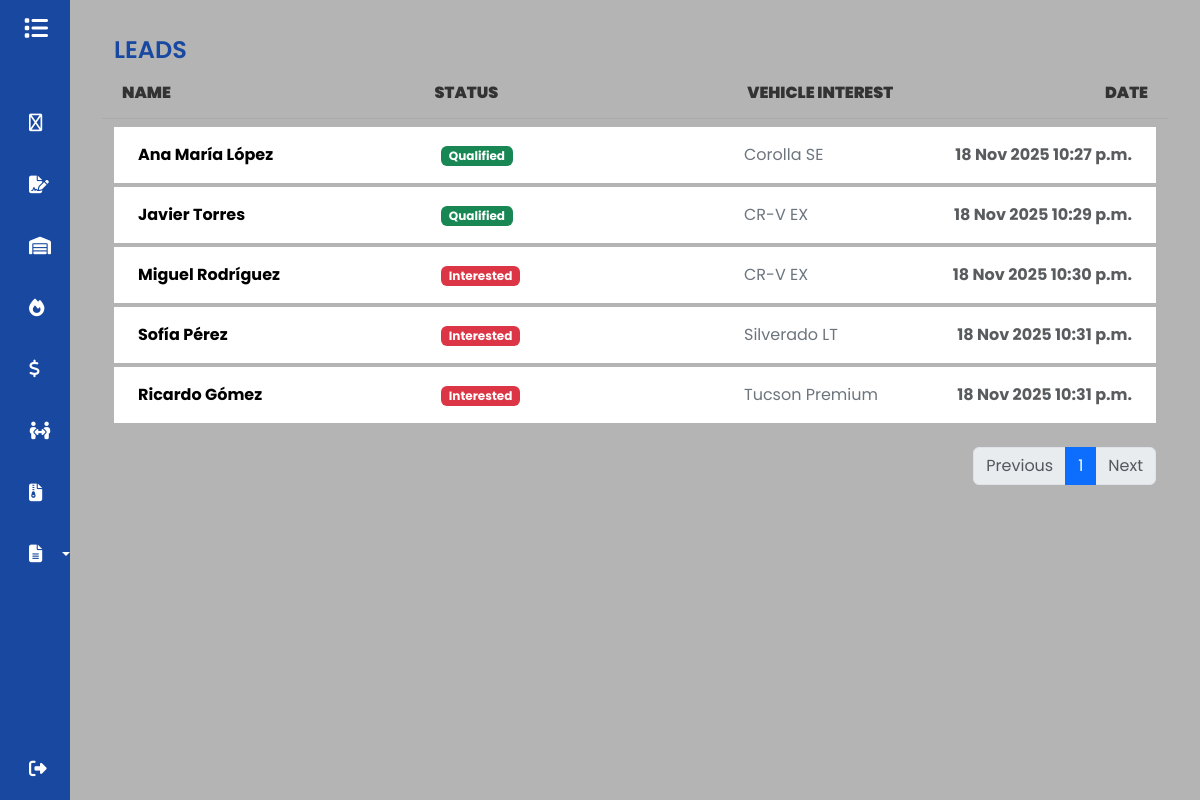
The app's page /leads (signed in) with its own data.
### GDMFX/models.py (models this page shows, shortened)
class Leads(models.Model):
    name = models.CharField(max_length=150)
    interested = models.ForeignKey(Vehicles, on_delete=models.SET_NULL, null=True, blank=True)
    source = models.CharField(max_length=150)
    LEAD_STATUS_CHOICES = [
        ('Interested', 'Interested'),
        ('Contacted', 'Contacted'),
        ('Qualified', 'Qualified'),
    ]
    status = models.CharField(max_length=20, choices=LEAD_STATUS_CHOICES, default='Interested')
    user = models.ForeignKey(User, on_delete=models.SET_NULL, null=True, blank=True)
    contact_date = models.DateTimeField(null=True, blank=True)
    bullet = models.DecimalField(max_digits=12, decimal_places=2, null=True, blank=True)

class Vehicles(models.Model):
    vin = models.CharField(max_length=17, unique=True)
    brand = models.CharField(max_length=50)
    model = models.CharField(max_length=50)
    CONDITION_CHOICES = [
        ('Used', 'Used'),
        ('New', 'New'),
    ]
    condition = models.CharField(max_length=10, choices=CONDITION_CHOICES)
    km = models.IntegerField(default=0)
    color = models.CharField(max_length=50)
    price_adquisition = models.DecimalField(max_digits=12, decimal_places=2, null=True, blank=True)
    selling_price = models.DecimalField(max_digits=12, decimal_places=2, null=True, blank=True)
    integration_date = models.DateField(null=True, blank=True)
    STATUS_CHOICES = [
        ('Available', 'Available'),
        ('Sold', 'Sold'),
    ]
    status = models.CharField(max_length=10, choices=STATUS_CHOICES)
    user = models.ForeignKey(User, on_delete=models.CASCADE)

### GDMFX/views.py (the view)
# urls.py: path('leads', views.leads, name='leads'),
@login_required
def leads(request):
    leads = Leads.objects.filter(user=request.user)
    paginator = Paginator(leads, ITEMS_PER_PAGE)
    page_number = request.GET.get('page')
    page_obj = paginator.get_page(page_number)
    return render(request, 'leads.html',{'leads': page_obj} )

### GDMFX/templates/leads.html
{% extends 'base.html' %}
{% load static %}
{% block content %}
<div class="container mt-3">
    <h1 style="color: #1848a0;">LEADS</h1>
    <div class="row mb-2 d-none d-md-flex" style="font-weight: 600; color: #333; border-bottom: 1px solid #aaa; padding-bottom: 5px;">
        <div class="col-12">
            <div class="d-flex align-items-center">
                <strong class="p-2" style="width: 30%;">NAME</strong>
                <strong class="p-2" style="width: 30%;">STATUS</strong>
                <strong class="p-2" style="width: 20%;">VEHICLE INTEREST</strong>
                <strong class="ms-auto p-2 text-end" style="width: 20%;">DATE</strong>
            </div>
        </div>
    </div>
    {% for lead in leads.object_list %}
    <div class="row mt-1">
        <div class="col">
            <ul class="list-group">
                <a href="{% url 'show_lead' lead.id %}" style="text-decoration: none;">
                    <li class="list-group-item d-flex align-items-center list-group-item-action border-0">
                        <div class="p-2" style="width: 30%;">
                            <strong style="color: #000;">{{ lead.name }}</strong>
                        </div>
                        <div class="p-2" style="width: 30%;">
                            {% if lead.status == 'Qualified' %}
                                <span class="badge bg-success">{{ lead.get_status_display }}</span>
                            {% elif lead.status == 'Contacted' %}
                                <span class="badge bg-warning text-dark">{{ lead.get_status_display }}</span>
                            {% else %}
                                <span class="badge bg-danger">{{ lead.get_status_display }}</span>
                            {% endif %}
                        </div>
                        <div class="p-2" style="width: 20%; color: #333;">
                            {% if lead.interested %}
                                <span class="text-secondary">{{ lead.interested.model }}</span>
                            {% else %}
                                <span class="text-muted">General Inquiry</span>
                            {% endif %}
                        </div>
                        <div class="ms-auto p-2 text-end" style="width: 20%;">
                            <strong class="text-muted">{{ lead.contact_date|date:"d M Y h:i a" }}</strong>
                        </div>
                    </li>
                </a>
            </ul>
        </div>
    </div>
    {% empty %}
    <div class="alert alert-info mt-3" role="alert">
        No hay leads registrados para este usuario.
    </div>
    {% endfor %}
    <nav aria-label="Page navigation" class="mt-4">
        <ul class="pagination justify-content-end">
            {% if leads.has_previous %}
                <li class="page-item">
                    <a class="page-link" href="?page={{ leads.previous_page_number }}">Previous</a>
                </li>
            {% else %}
                <li class="page-item disabled">
                    <a class="page-link" tabindex="-1" aria-disabled="true">Previous</a>
                </li>
            {% endif %}
            {% for i in leads.paginator.page_range %}
                {% if leads.number == i %}
                    <li class="page-item active" aria-current="page"><a class="page-link" href="#">{{ i }}</a></li>
                {% else %}
                    <li class="page-item"><a class="page-link" href="?page={{ i }}">{{ i }}</a></li>
                {% endif %}
            {% endfor %}
            {% if leads.has_next %}
                <li class="page-item">
                    <a class="page-link" href="?page={{ leads.next_page_number }}">Next</a>
                </li>
            {% else %}
                <li class="page-item disabled">
                    <a class="page-link" tabindex="-1" aria-disabled="true">Next</a>
                </li>
            {% endif %}
        </ul>
    </nav>
</div>
{% endblock %}

### static/css/base.css (style rules this page uses)
a { text-decoration: none; }
li { list-style: none; }
h1 { font-weight: 600; font-size: 1.5rem; }
html, body { height: 100%; margin: 0; padding: 0; }
body { background-color: #b4b4b4; font-family: 'Poppins', sans-serif; }

### records on screen
Leads: name "Ana María López", status "Qualified", interested.model "Corolla SE", contact_date "18 Nov 2025 10:27 p.m."
Leads: name "Javier Torres", status "Qualified", interested.model "CR-V EX", contact_date "18 Nov 2025 10:29 p.m."
Leads: name "Miguel Rodríguez", status "Interested", interested.model "CR-V EX", contact_date "18 Nov 2025 10:30 p.m."
Leads: name "Sofía Pérez", status "Interested", interested.model "Silverado LT", contact_date "18 Nov 2025 10:31 p.m."
Leads: name "Ricardo Gómez", status "Interested", interested.model "Tucson Premium", contact_date "18 Nov 2025 10:31 p.m."

### other values on screen
{{ i }} "1"
